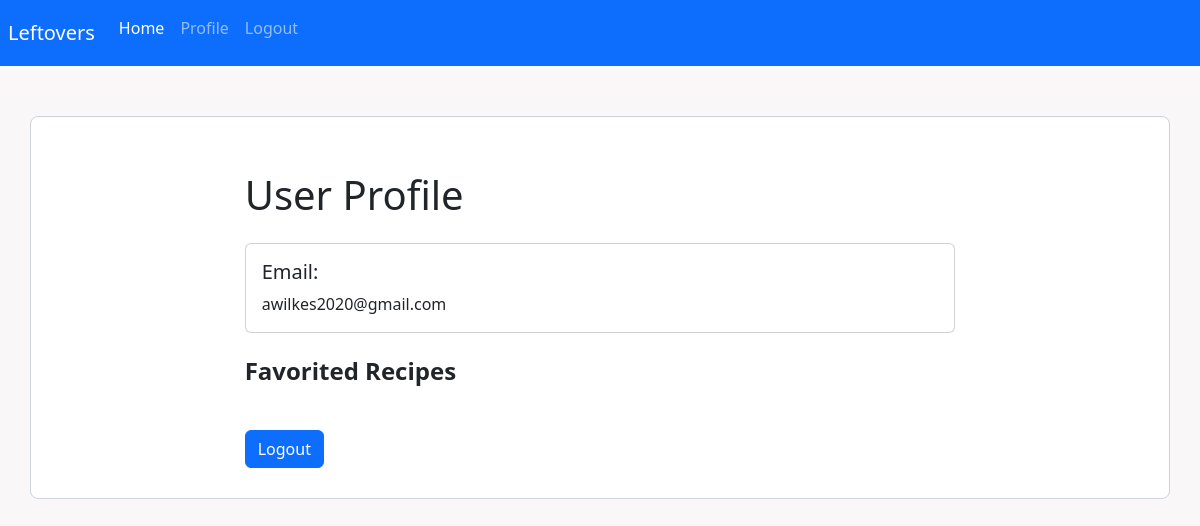
The app's page /profile (signed in), older data.
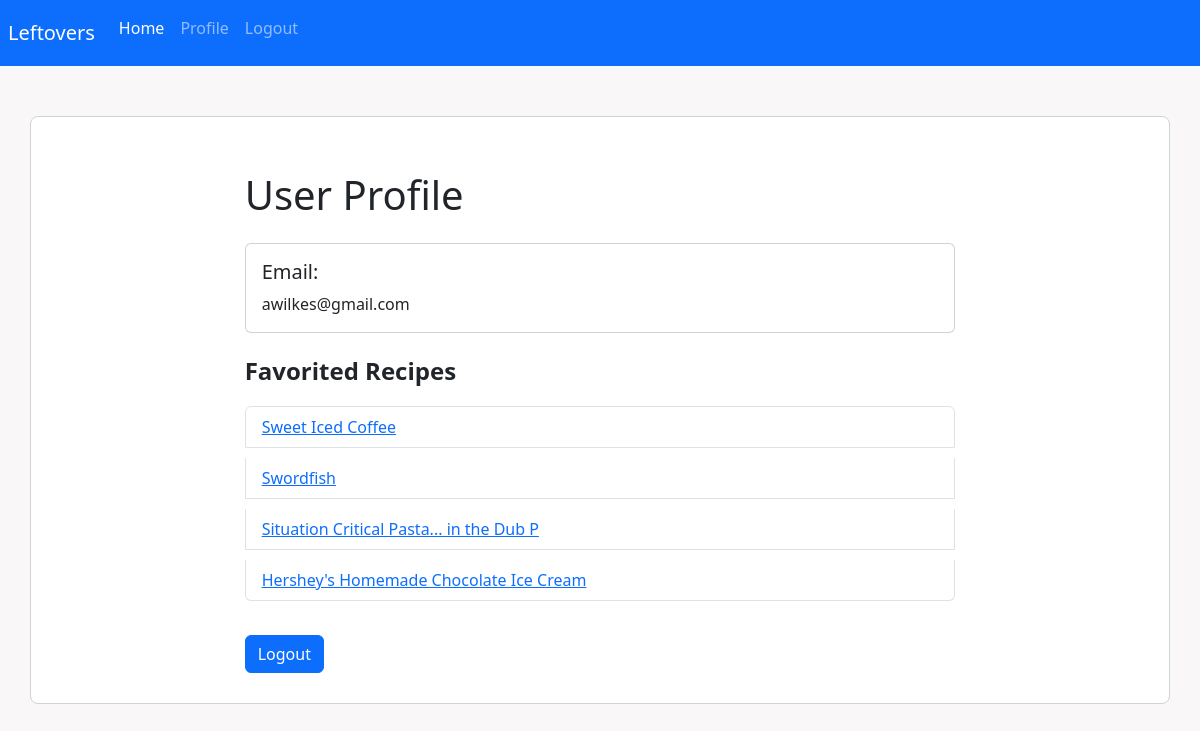
The same page, newer data.
### app/dbmodels.py (models this page shows, shortened)
class User(UserMixin, db.Model):
    id = db.Column(db.Integer, primary_key=True)
    email = db.Column(db.String(80), unique=True, nullable=False)
    password_hash = db.Column(db.String(120), nullable=False)
    favorites = relationship('FavoriteRecipes', backref='user', lazy=True)

class FavoriteRecipes(db.Model):
    id = db.Column(db.Integer, primary_key=True)
    user_id = db.Column(db.Integer, db.ForeignKey('user.id'), nullable=False)
    recipe_id = db.Column(db.Integer, nullable=False)
    recipe_name = db.Column(db.String(200))
    __table_args__ = (
        UniqueConstraint('user_id', 'recipe_id', name='unique_user_recipe'),
    )

### app/views.py (the view)
@app.route('/profile')
@login_required
def profile():
    favorited_recipes = dbmodels.get_favorited_recipes(current_user.id)
    return render_template('profile.html', favorited_recipes=favorited_recipes)

### app/dbmodels.py (called while the page is built)
def get_favorited_recipes(user_id):
    user = User.query.get(user_id)
    if user:
        favorited_recipes = user.favorites
        return favorited_recipes
    else:
        return None  # User not found

### app/views.py (called while the page is built)
@login_manager.user_loader
def load_user(user_id):
    user = dbmodels.User.query.get(int(user_id))
    return user

### app/templates/profile.html (shortened to what this page needs)
<!DOCTYPE html>
<html lang="en">
<head>
    <link href="https://cdn.jsdelivr.net/npm/bootstrap@5.3.3/dist/css/bootstrap.min.css" rel="stylesheet">
    <link rel="stylesheet" href="{{ url_for('static', filename='css/profile.css') }}">
</head>
<body>
    <div class="nav-container">{% include 'navbar.html' %}</div>
    <div class="container">
        <div class="row">
            <div class="col-md-8 offset-md-2">
            <h1 class="mt-4">User Profile</h1>
            <div class="card mt-4">
                <div class="card-body">
                <h5 class="card-title">Email:</h5>
                <p class="card-text">{{ current_user.email }}</p>
                </div>
            </div>
            <h2 class="mt-4">Favorited Recipes</h2>
            <ul class="list-group">
                {% for recipe in favorited_recipes %}
                <li class="list-group-item">
                <a href="{{ url_for('recipe', recipe_id=recipe.recipe_id) }}">{{ recipe.recipe_name }}</a>
                </li>
                {% endfor %}
            </ul>
            <form action="{{ url_for('logout') }}" method="post" class="logout-btn mt-4">
                <button type="submit" class="btn btn-primary">Logout</button>
            </form>
            </div>
        </div>
    </div>
</body>
</html>

### app/templates/navbar.html (shortened to what this page needs)
<nav class="navbar py-2 bg-primary navbar-expand-lg navbar-dark p-2 d-flex">
  <a class="navbar-brand" href="#">Leftovers</a>
  <div class="collapse navbar-collapse" id="navbarSupportedContent">
    <ul class="navbar-nav me-auto mb-2 mb-lg-0">
        <li class="nav-item">
            <a class="nav-link active" aria-current="page" href="/">Home</a>
        </li>
        {% if current_user.is_authenticated %}
        <li class="nav-item">
            <a class="nav-link" href="{{ url_for('profile') }}">Profile</a>
        </li>
        <li class="nav-item">
            <a class="nav-link" href="{{ url_for('logout') }}">Logout</a>
        </li>
        {% else %}
        <li class="nav-item">
            <a class="nav-link" href="{{ url_for('login') }}">Login</a>
        </li>
        {% endif %}
    </ul>
  </div>
</nav>

### app/static/css/profile.css (style rules this page uses)
body { background-color: #f9f7f7; }
.container { margin-top: 50px; padding: 30px; border: 1px solid #ced4da; border-radius: 8px; background-color: #fff; }
h2 { font-size: 24px; font-weight: bold; margin-bottom: 20px; }
.btn-primary { margin-right: 10px; }
ul { list-style-type: none; padding: 0; }
li { margin-bottom: 10px; }
.logout-btn { margin-top: 20px; }

### app/templates/navbar.html (style rules this page uses)
.navbar { min-height: 56px; }

Row changes from the older to the newer data that the page shows:
changed User: email "awilkes2020@gmail.com" → "awilkes@gmail.com"
added FavoriteRecipes: recipe_name "Sweet Iced Coffee"
added FavoriteRecipes: recipe_name "Swordfish"
added FavoriteRecipes: recipe_name "Situation Critical Pasta... in the Dub P"
added FavoriteRecipes: recipe_name "Hershey's Homemade Chocolate Ice Cream"
